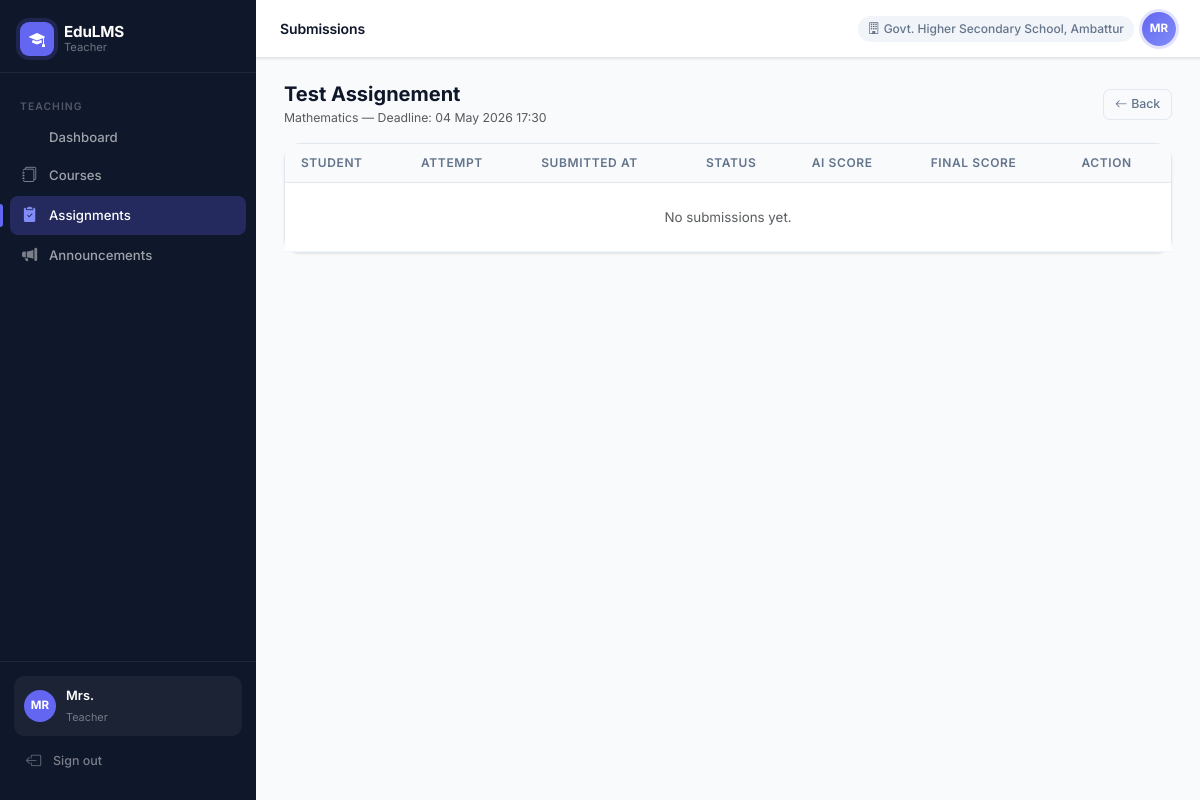
The page /teacher/assignments/4/submissions (signed in) on the database as committed earlier.
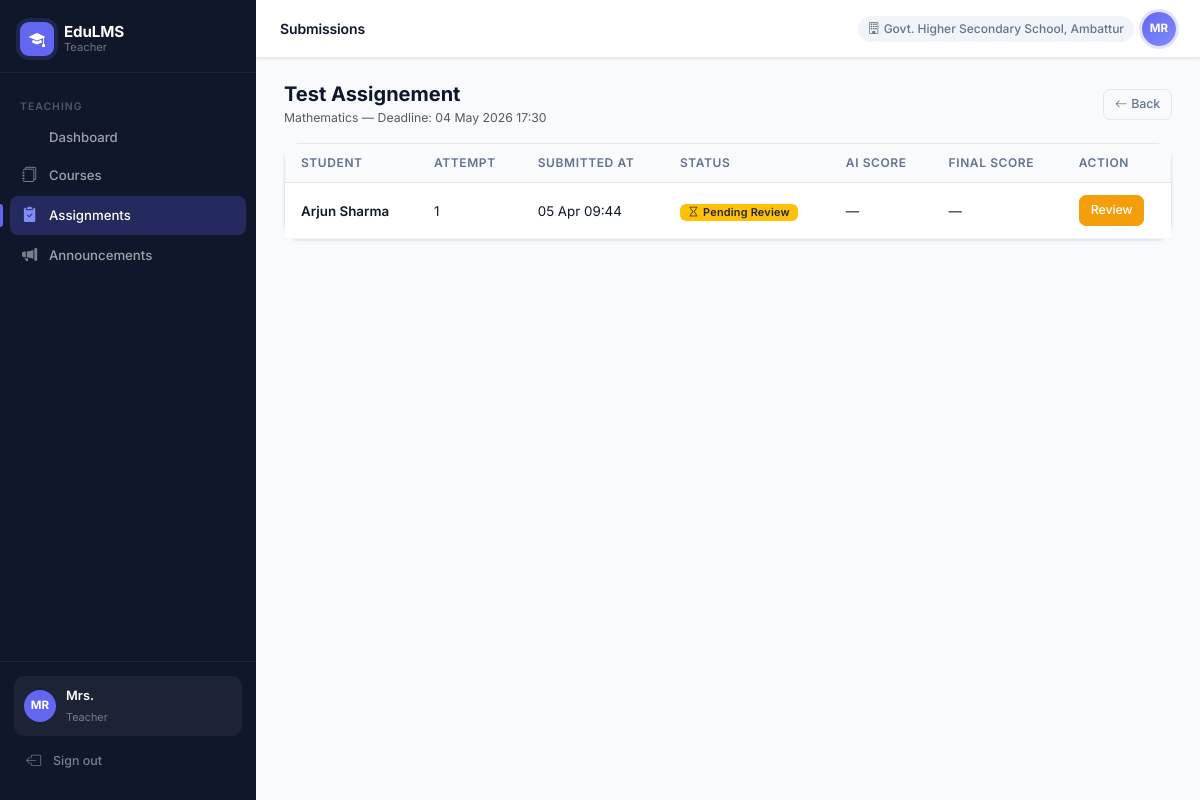
The same page on the database as committed later.
### app/models/user.py (models this page shows, shortened)
class User(UserMixin, db.Model):
    __tablename__ = 'users'
    id = db.Column(db.Integer, primary_key=True)
    username = db.Column(db.String(80), unique=True, nullable=False)
    password_hash = db.Column(db.String(256), nullable=False)
    full_name = db.Column(db.String(120), nullable=False)
    email = db.Column(db.String(120))
    phone = db.Column(db.String(20))
    role = db.Column(db.String(30), nullable=False)  # super_admin, district_admin, block_admin, school_admin, teacher, student, parent
    district_id = db.Column(db.Integer, db.ForeignKey('districts.id'), nullable=True)
    block_id = db.Column(db.Integer, db.ForeignKey('blocks.id'), nullable=True)
    school_id = db.Column(db.Integer, db.ForeignKey('schools.id'), nullable=True)
    is_active = db.Column(db.Boolean, default=True)
    created_at = db.Column(db.DateTime, default=datetime.utcnow)
    district = db.relationship('District', foreign_keys=[district_id])
    block = db.relationship('Block', foreign_keys=[block_id])
    school = db.relationship('School', foreign_keys=[school_id])

### app/models/hierarchy.py (models this page shows)
class School(db.Model):
    __tablename__ = 'schools'
    id = db.Column(db.Integer, primary_key=True)
    name = db.Column(db.String(120), nullable=False)
    block_id = db.Column(db.Integer, db.ForeignKey('blocks.id'), nullable=False)
    district_id = db.Column(db.Integer, db.ForeignKey('districts.id'), nullable=False)
    is_active = db.Column(db.Boolean, default=True)
    created_at = db.Column(db.DateTime, default=datetime.utcnow)

### app/models/assignment.py (models this page shows)
class Assignment(db.Model):
    __tablename__ = 'assignments'
    id = db.Column(db.Integer, primary_key=True)
    subject_id = db.Column(db.Integer, db.ForeignKey('subjects.id'), nullable=False)
    class_id = db.Column(db.Integer, db.ForeignKey('classes.id'), nullable=False)
    teacher_id = db.Column(db.Integer, db.ForeignKey('users.id'), nullable=False)
    title = db.Column(db.String(200), nullable=False)
    instructions = db.Column(db.Text)
    deadline = db.Column(db.DateTime, nullable=False)
    max_attempts = db.Column(db.Integer, default=1)
    allow_retry = db.Column(db.Boolean, default=False)
    school_id = db.Column(db.Integer, db.ForeignKey('schools.id'))
    block_id = db.Column(db.Integer, db.ForeignKey('blocks.id'))
    district_id = db.Column(db.Integer, db.ForeignKey('districts.id'))
    is_active = db.Column(db.Boolean, default=True)
    created_at = db.Column(db.DateTime, default=datetime.utcnow)
    subject = db.relationship('Subject', backref='assignments')
    class_ref = db.relationship('Class', backref='assignments')
    teacher = db.relationship('User', backref='created_assignments')
    questions = db.relationship('Question', backref='assignment', lazy=True, order_by='Question.order')

class Submission(db.Model):
    __tablename__ = 'submissions'
    id = db.Column(db.Integer, primary_key=True)
    assignment_id = db.Column(db.Integer, db.ForeignKey('assignments.id'), nullable=False)
    student_id = db.Column(db.Integer, db.ForeignKey('users.id'), nullable=False)
    attempt_number = db.Column(db.Integer, default=1)
    status = db.Column(db.String(20), default='submitted')  # submitted, pending_review, approved
    submitted_at = db.Column(db.DateTime, default=datetime.utcnow)
    teacher_approved_at = db.Column(db.DateTime)
    final_score = db.Column(db.Float)
    teacher_feedback = db.Column(db.Text)
    assignment = db.relationship('Assignment', backref='submissions')
    student = db.relationship('User', backref='submissions')
    answers = db.relationship('SubmissionAnswer', backref='submission', lazy=True)

### app/models/academic.py (models this page shows)
class Subject(db.Model):
    __tablename__ = 'subjects'
    id = db.Column(db.Integer, primary_key=True)
    name = db.Column(db.String(100), nullable=False)
    class_id = db.Column(db.Integer, db.ForeignKey('classes.id'), nullable=False)
    school_id = db.Column(db.Integer, db.ForeignKey('schools.id'), nullable=False)
    block_id = db.Column(db.Integer, db.ForeignKey('blocks.id'), nullable=False)
    district_id = db.Column(db.Integer, db.ForeignKey('districts.id'), nullable=False)
    is_active = db.Column(db.Boolean, default=True)
    modules = db.relationship('Module', backref='subject', lazy=True, order_by='Module.order')

### app/routes/teacher.py (the view)
@teacher_bp.route('/assignments/<int:id>/submissions')
@login_required
@require_role('teacher')
def assignment_submissions(id):
    assignment = Assignment.query.get_or_404(id)
    submissions = Submission.query.filter_by(assignment_id=id).order_by(Submission.submitted_at.desc()).all()
    return render_template('teacher/submissions.html', assignment=assignment, submissions=submissions)

### app/models/user.py (called while the page is built)
@login_manager.user_loader
def load_user(user_id):
    return User.query.get(int(user_id))

### app/services/rbac.py (called while the page is built)
def require_role(*roles):
    def decorator(f):
        @wraps(f)
        def decorated_function(*args, **kwargs):
            if not current_user.is_authenticated:
                return redirect(url_for('auth.login'))
            if current_user.role not in roles:
                abort(403)
            return f(*args, **kwargs)
        return decorated_function
    return decorator

### app/templates/teacher/submissions.html (shortened to what this page needs)
{% extends "base.html" %}
{% block page_title %}Submissions{% endblock %}
{% block content %}
<div class="d-flex justify-content-between align-items-center mb-3">
    <div>
        <h5 class="fw-bold mb-0">{{ assignment.title }}</h5>
        <small class="text-muted">{{ assignment.subject.name }} — Deadline: {{ assignment.deadline.strftime('%d %b %Y %H:%M') }}</small>
    </div>
    <a href="{{ url_for('teacher.assignments') }}" class="btn btn-outline-secondary btn-sm"><i class="bi bi-arrow-left me-1"></i>Back</a>
</div>
<div class="card">
    <div class="card-body p-0">
        <table class="table table-hover mb-0">
            <thead class="table-light">
                <tr><th>Student</th><th>Attempt</th><th>Submitted At</th><th>Status</th><th>AI Score</th><th>Final Score</th><th>Action</th></tr>
            </thead>
            <tbody>
            {% for sub in submissions %}
            <tr>
                <td class="fw-semibold">{{ sub.student.full_name }}</td>
                <td>{{ sub.attempt_number }}</td>
                <td>{{ sub.submitted_at.strftime('%d %b %H:%M') }}</td>
                <td>
                    {% if sub.status == 'pending_review' %}<span class="badge bg-warning text-dark"><i class="bi bi-hourglass me-1"></i>Pending Review</span>
                    {% elif sub.status == 'approved' %}<span class="badge bg-success"><i class="bi bi-check-circle me-1"></i>Approved</span>
                    {% else %}<span class="badge bg-secondary">{{ sub.status }}</span>{% endif %}
                </td>
                <td>
                    {% set ai_total = sub.answers | sum(attribute='ai_score') %}
                    {{ "%.1f"|format(ai_total) if ai_total else '—' }}
                </td>
                <td>{{ "%.1f"|format(sub.final_score) if sub.final_score is not none else '—' }}</td>
                <td>
                    {% if sub.status == 'pending_review' %}
                    <a href="{{ url_for('teacher.review_submission', id=sub.id) }}" class="btn btn-sm btn-warning">Review</a>
                    {% elif sub.status == 'approved' %}
                    <a href="{{ url_for('teacher.review_submission', id=sub.id) }}" class="btn btn-sm btn-outline-secondary">View</a>
                    {% endif %}
                </td>
            </tr>
            {% else %}
            <tr><td colspan="7" class="text-center text-muted py-4">No submissions yet.</td></tr>
            {% endfor %}
            </tbody>
        </table>
    </div>
</div>
{% endblock %}

### app/templates/base.html (shortened to what this page needs)
<!DOCTYPE html>
<html lang="en">
<head>
    <link href="https://cdn.jsdelivr.net/npm/bootstrap@5.3.2/dist/css/bootstrap.min.css" rel="stylesheet">
    <link href="https://cdn.jsdelivr.net/npm/bootstrap-icons@1.11.3/font/bootstrap-icons.css" rel="stylesheet">
</head>
<body>
{% if current_user.is_authenticated %}
<nav id="sidebar">
    <div class="sidebar-brand">
        <div class="sidebar-brand-icon"><i class="bi bi-mortarboard-fill"></i></div>
        <div class="sidebar-brand-text">
            <strong>EduLMS</strong>
            <span>{{ current_user.role.replace('_',' ').title() }}</span>
        </div>
    </div>
    <div class="sidebar-nav">
    {% if current_user.role in ['super_admin','district_admin','block_admin','school_admin'] %}
        <div class="nav-section">Administration</div>
        <a href="{{ url_for('admin.dashboard') }}" class="nav-link {% if request.endpoint == 'admin.dashboard' %}active{% endif %}">
            <i class="bi bi-squares"></i> Dashboard
        </a>
        {% if current_user.role == 'super_admin' %}
        <a href="{{ url_for('admin.districts') }}" class="nav-link {% if request.endpoint == 'admin.districts' %}active{% endif %}">
            <i class="bi bi-map"></i> Districts
        </a>
        <a href="{{ url_for('admin.blocks') }}" class="nav-link {% if request.endpoint == 'admin.blocks' %}active{% endif %}">
            <i class="bi bi-geo-alt"></i> Blocks
        </a>
        {% endif %}
        {% if current_user.role in ['super_admin','district_admin','block_admin'] %}
        <a href="{{ url_for('admin.schools') }}" class="nav-link {% if request.endpoint == 'admin.schools' %}active{% endif %}">
            <i class="bi bi-building-fill"></i> Schools
        </a>
        {% endif %}
        <a href="{{ url_for('admin.users') }}" class="nav-link {% if request.endpoint == 'admin.users' %}active{% endif %}">
            <i class="bi bi-people-fill"></i> Users
        </a>
        <a href="{{ url_for('admin.classes') }}" class="nav-link {% if request.endpoint == 'admin.classes' %}active{% endif %}">
            <i class="bi bi-collection-fill"></i> Classes
        </a>
        <a href="{{ url_for('admin.subjects') }}" class="nav-link {% if request.endpoint == 'admin.subjects' %}active{% endif %}">
            <i class="bi bi-book-fill"></i> Subjects
        </a>
    {% elif current_user.role == 'teacher' %}
        <div class="nav-section">Teaching</div>
        <a href="{{ url_for('teacher.dashboard') }}" class="nav-link {% if request.endpoint == 'teacher.dashboard' %}active{% endif %}">
             Dashboard
        </a>
        <a href="{{ url_for('teacher.courses') }}" class="nav-link {% if request.endpoint and 'course' in request.endpoint %}active{% endif %}">
            <i class="bi bi-journals"></i> Courses
        </a>
        <a href="{{ url_for('teacher.assignments') }}" class="nav-link {% if request.endpoint and 'assignment' in request.endpoint %}active{% endif %}">
            <i class="bi bi-clipboard2-check-fill"></i> Assignments
        </a>
        <a href="{{ url_for('teacher.announcements') }}" class="nav-link {% if request.endpoint == 'teacher.announcements' %}active{% endif %}">
            <i class="bi bi-megaphone-fill"></i> Announcements
        </a>
    {% endif %}
    </div>
    <div class="sidebar-footer">
        <div class="sidebar-user">
            <div class="sidebar-avatar">{{ current_user.full_name[:2].upper() }}</div>
            <div class="sidebar-user-info">
                <strong>{{ current_user.full_name.split()[0] }}</strong>
                <span>{{ current_user.role.replace('_',' ').title() }}</span>
            </div>
        </div>
        <a href="{{ url_for('auth.logout') }}" class="nav-link" style="color:rgba(255,255,255,.45);font-size:.78rem;">
            <i class="bi bi-box-arrow-left"></i> Sign out
        </a>
    </div>
</nav>
<div id="main">
    <div id="topbar">
        <div class="d-flex align-items-center gap-3">
            <span class="topbar-title">{% block page_title %}{% endblock %}</span>
        </div>
        <div class="d-flex align-items-center gap-2">
            {% if current_user.school %}
            <span class="topbar-school d-none d-md-block">
                <i class="bi bi-building me-1"></i>{{ current_user.school.name }}
            </span>
            {% endif %}
            <div class="topbar-avatar">{{ current_user.full_name[:2].upper() }}</div>
        </div>
    </div>
    <div class="page-content">
        {% block content %}{% endblock %}
    </div>
</div>
{% else %}
{% block auth_content %}{% endblock %}
{% endif %}
</body>
</html>

Rows that differ between the two databases and show on the page:
added Submission: student.full_name "Arjun Sharma", attempt_number "1", submitted_at "05 Apr 09:44", status "pending_review" (drawn), value "—", final_score "—"
Other text that changed with them:
text no longer shown: "No submissions yet."
